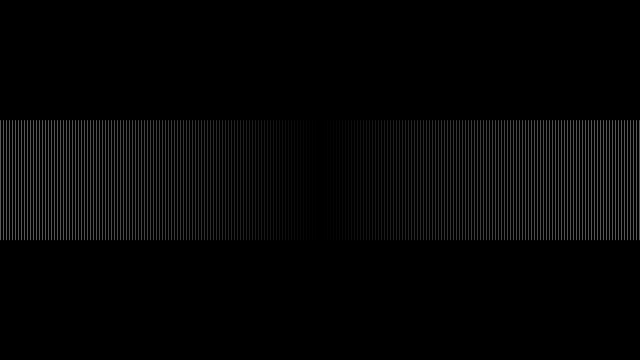
Frame 1 (no input)
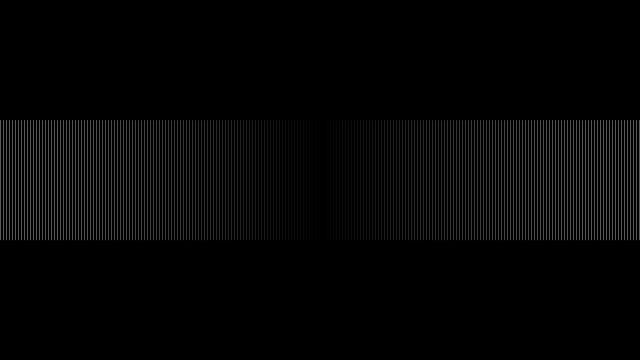
Frame 60 (the mouse pressed at the canvas centre just before this capture)
Frame 120 (the mouse held since frame 60 and released just before this capture): identical to frame 60, image omitted

The Processing sketch that drew these frames (run headless with seeded random() and noise(); from frame 60 on, the mouse is pressed at the canvas centre):

// Processing sketch: processing_107705
// ── processing_107705.pde

float[] coswave; 

void setup() {
  size(640, 360);
  coswave = new float[width];
  for (int i = 0; i < width; i++) {
    float amount = map(i, 0, width, 0, PI);
    coswave[i] = abs(cos(amount));
  }
  background(0);

}

void draw() {

  int y1 = 0;
  int y2 = height/3;
  for (int i = 0; i < width; i+=3) {
    stroke(coswave[i]*0);
    line(i, y1, i, y2);
  }

  y1 = y2;
  y2 = y1 + y1;
  for (int i = 0; i < width; i+=3) {
    stroke(coswave[i]*355 / 4);
    line(i, y1, i, y2);
  }
  
  y1 = y2;
  y2 = height;
  for (int i = 0; i < width; i+=3) {
    stroke(coswave[i]* 0);
    line(i, y1, i, y2);
  }
  
}
